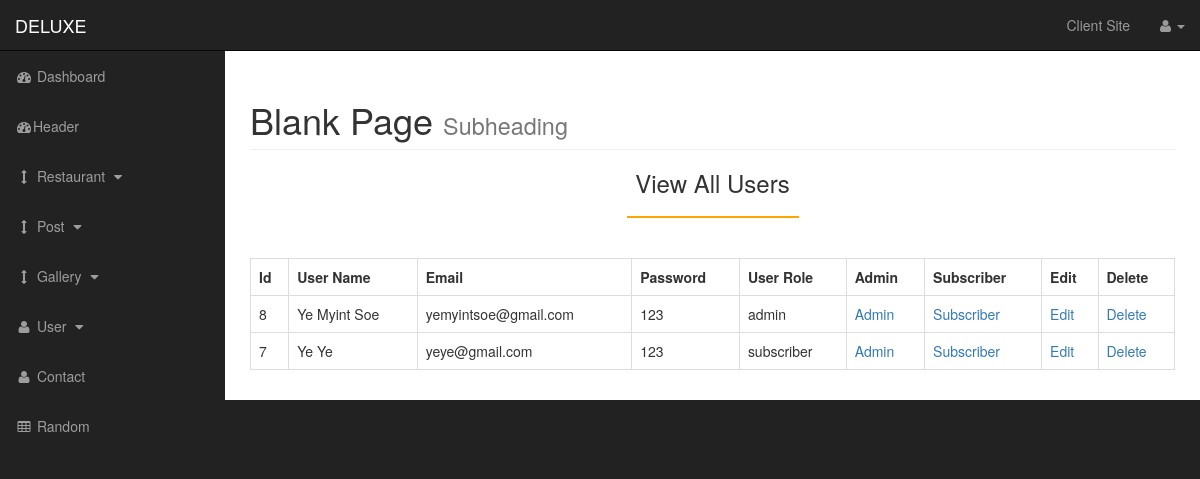
Screenshot of /admin/user.php with the database file from the repository.
### tables this page shows
CREATE TABLE `users` (
  `user_id` int(11) NOT NULL,
  `user_name` varchar(255) NOT NULL,
  `email` varchar(255) NOT NULL,
  `password` varchar(255) NOT NULL,
  `user_role` varchar(255) NOT NULL
);

### admin/include_admin/view_all_user.php (the view, shortened to what this page needs)
<h3 class="text-center">View All Users</h3>
<hr style="border: 0.5px solid orange; width: 170px"><br>
<table class="table table-bordered">
	<tr>
		<th>Id</th>
		<th>User Name</th>
		<th>Email</th>
		<th>Password</th>
		<th>User Role</th>
		<th>Admin</th>
		<th>Subscriber</th>
		<th>Edit</th>
		<th>Delete</th>
	</tr>
	<?php
		$sql="SELECT * FROM users ORDER BY user_id DESC";
		$result=mysqli_query($connect,$sql);
		while($row=mysqli_fetch_assoc($result)){
			$user_id = $row['user_id'];
			$user_name = $row['user_name'];
			$email = $row['email'];
			$password = $row['password'];
			$user_role = $row['user_role'];
	?>
	<tr>
		<td><?php echo $user_id; ?></td>
		<td><?php echo $user_name; ?></td>
		<td><?php echo $email; ?></td>
		<td><?php echo $password; ?></td>
		<td><?php echo $user_role; ?></td>
		<td><a href="user.php?admin=<?php echo $user_id; ?>">Admin</a></td>
		<td><a href="user.php?subscriber=<?php echo $user_id; ?>">Subscriber</a></td>
		<td><a href="user.php?source=edit_user&edit_user=<?php echo $user_id; ?>">Edit</a></td>
		<td><a onclick="javaScript: return confirm('Are u sure you want to delete.')" href="user.php?delete_user=<?php echo $user_id; ?>">Delete</a></td>
	</tr>
	<?php
		}
	?>
</table>

### admin/css/sb-admin.css (style rules this page uses)
body { margin-top: 100px; background-color: #222; }
@media (min-width:768px) { body { margin-top: 50px; } }

### rows the page displays
users: user_id "8", user_name "Ye Myint Soe", email "yemyintsoe@gmail.com", password "123", user_role "admin"
users: user_id "7", user_name "Ye Ye", email "yeye@gmail.com", password "123", user_role "subscriber"
